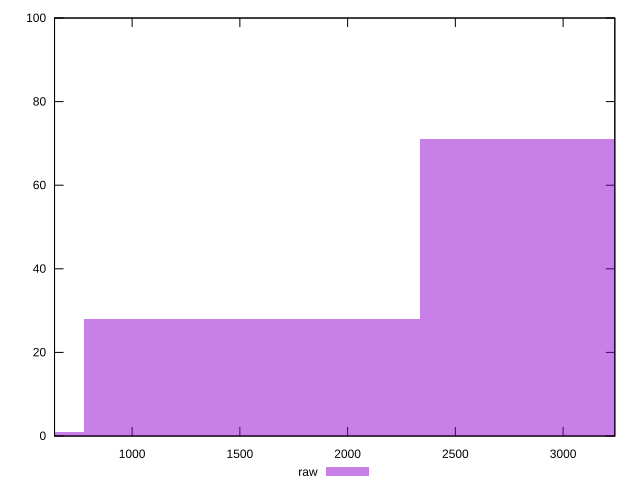

Here is the gnuplot script that generated this plot:
reset

$raw <<EOF
3115.3958639372145 71
1557.6979319686072 28
0 1
EOF

set key outside below
set boxwidth 1557.6979319686072
set xrange [640:3240]
set yrange [0:100]
set trange [0:100]
set style fill transparent solid 0.5 noborder
set terminal svg size 640, 490 enhanced background rgb 'white'
set output "report_00015_2021-02-09T16-11-33.973Z/uses-text-compression/samples/pages+cached+noadtech/raw/histogram.svg"

plot $raw title "raw" with boxes

reset
